Frame 1 (no input): blank canvas, image omitted
Frame 60 (no input): blank canvas, image omitted
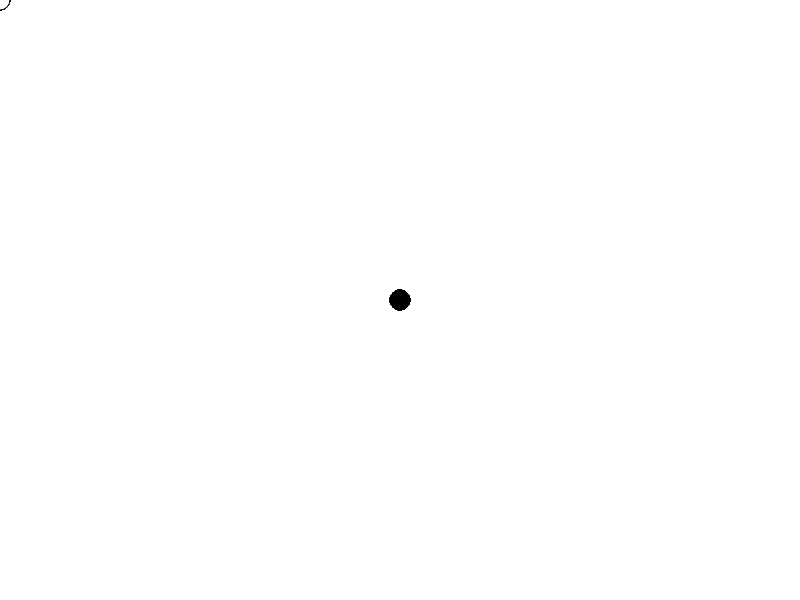
Frame 120 (the mouse pressed at the canvas centre since frame 60)

The p5.js sketch whose frames 1 and 60 were blank and that drew this single picture after the mouse press (run headless with seeded random() and noise() and a simulated clock; from frame 60 on, the mouse is pressed at the canvas centre):

// p5.js sketch
// ── sketch.js
function setup() {
 createCanvas(800,600); 
}

function draw() {
  frameRate(20);
  
  if(mouseIsPressed){
     fill(0);
  } else {
    fill(300);
  }
  ellipse(mouseX,mouseY,20,20);
  
  	if (keyIsPressed === true) {
      fill(255,54,6);

    }
}
